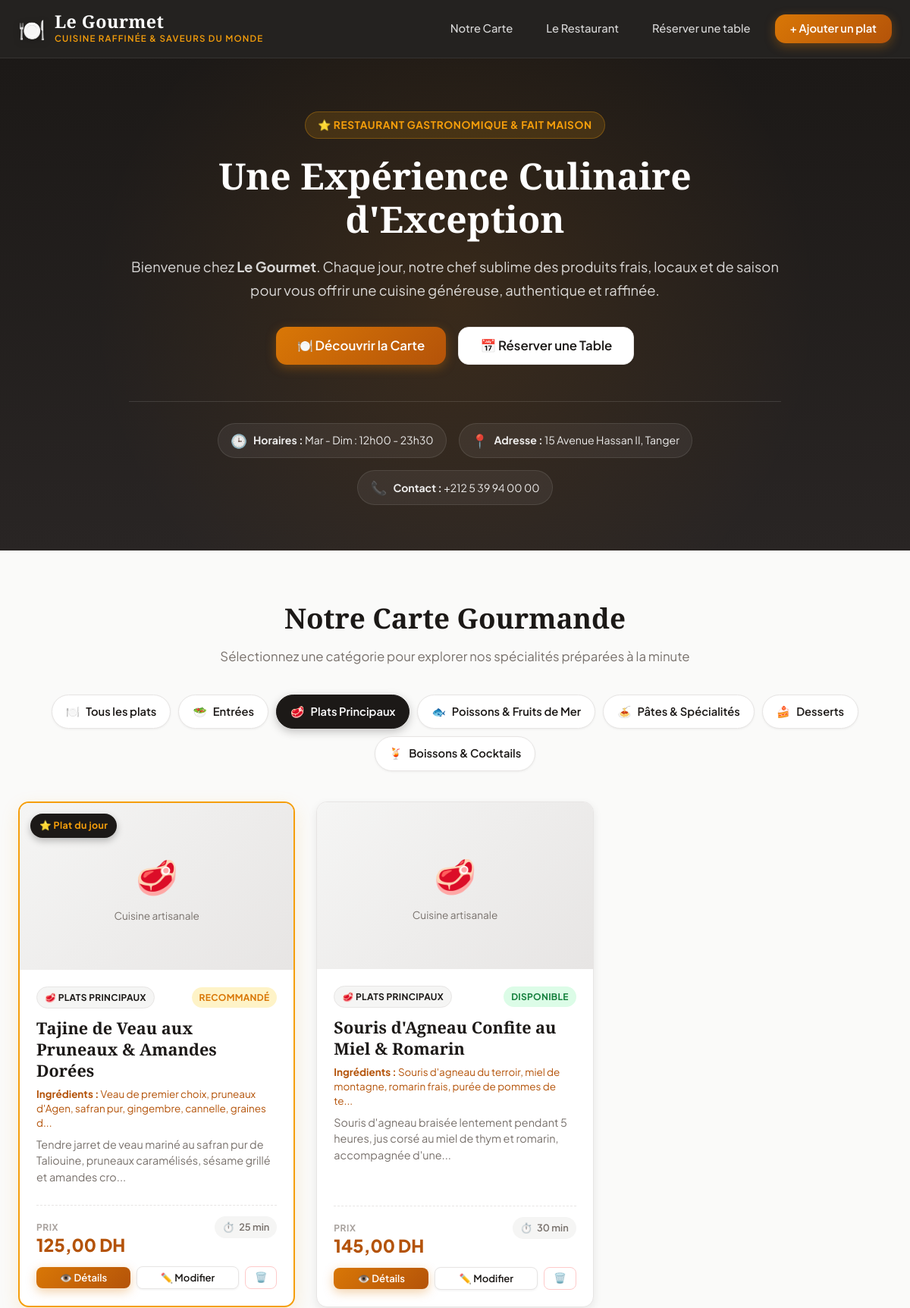
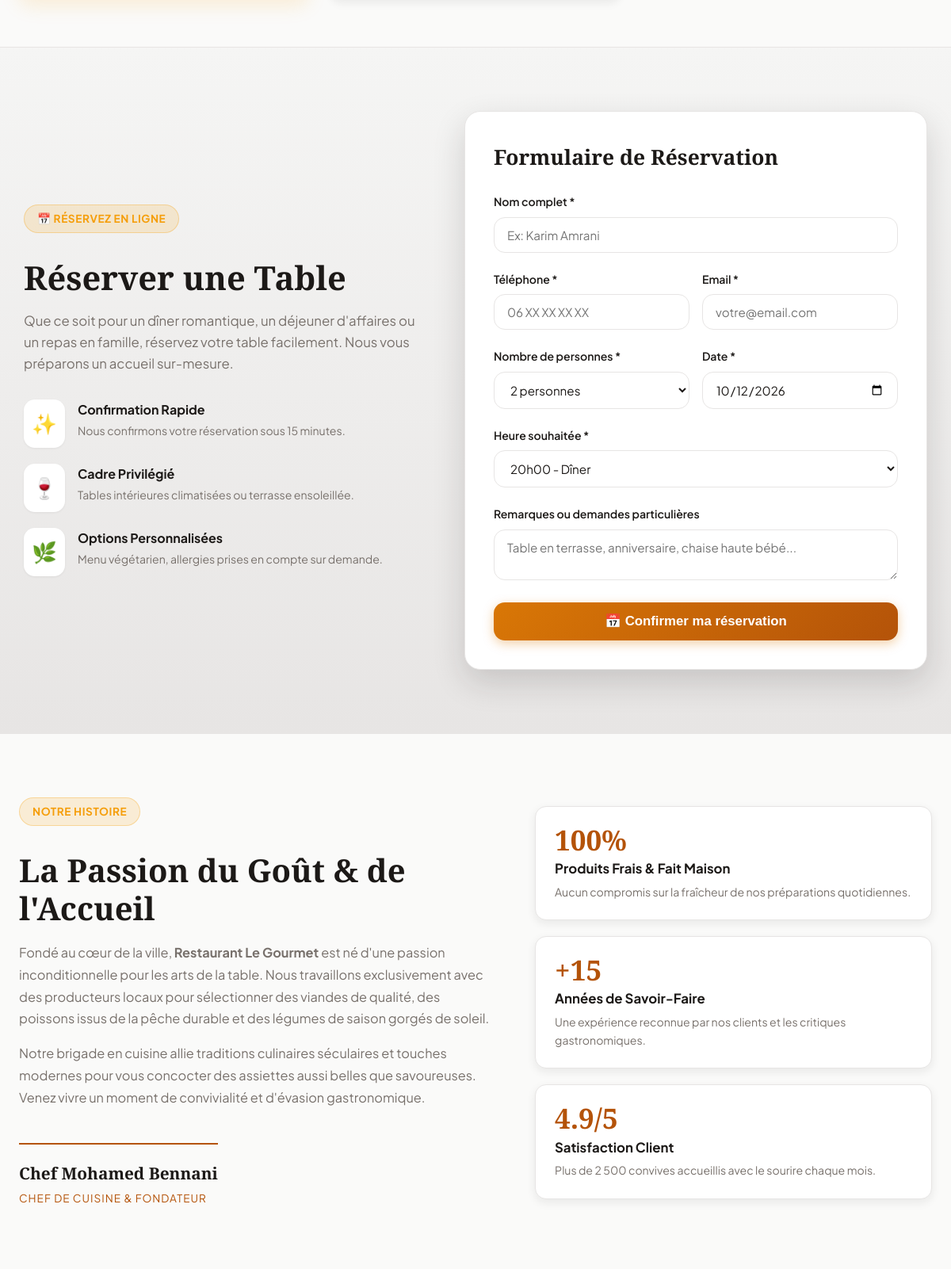
Screenshot of /Gestion-Restaurant/index.php?categorie=2 (upper part) with the database file from the repository (2 pictures, top to bottom).
### tables this page shows
CREATE TABLE categorie_plat (
    id_categorie INT AUTO_INCREMENT PRIMARY KEY,
    nom_categorie VARCHAR(100) NOT NULL,
    icone VARCHAR(50) DEFAULT '🍽️',
    description VARCHAR(255) NULL
);

CREATE TABLE plat (
    id_plat INT AUTO_INCREMENT PRIMARY KEY,
    nom VARCHAR(150) NOT NULL,
    description TEXT,
    ingredients TEXT,
    prix DECIMAL(10,2) NOT NULL,
    temps_prep INT DEFAULT 15,
    image VARCHAR(255) NULL,
    statut ENUM('disponible', 'plat_du_jour', 'epuise') DEFAULT 'disponible',
    id_utilisateur INT NOT NULL,
    id_categorie INT NOT NULL,
    date_creation DATETIME DEFAULT CURRENT_TIMESTAMP,
    FOREIGN KEY (id_utilisateur) REFERENCES utilisateur(id_utilisateur) ON DELETE RESTRICT,
    FOREIGN KEY (id_categorie) REFERENCES categorie_plat(id_categorie) ON DELETE CASCADE
);

### Gestion-Restaurant/index.php (the view, shortened to what this page needs)
<?php
require_once "connexion.php";
$categories = $pdo->query("SELECT * FROM categorie_plat ORDER BY id_categorie ASC")->fetchAll();
$selectedCategory = isset($_GET['categorie']) ? (int)$_GET['categorie'] : 0;
$whereClause = "";
$params = [];
if ($selectedCategory > 0) {
    $whereClause = "WHERE p.id_categorie = ?";
    $params[] = $selectedCategory;
}
$sql = "SELECT p.*, c.nom_categorie, c.icone AS categorie_icone
        FROM plat p
        LEFT JOIN categorie_plat c ON p.id_categorie = c.id_categorie
        $whereClause
        ORDER BY (p.statut = 'plat_du_jour') DESC, p.id_plat DESC";
$stmt = $pdo->prepare($sql);
$stmt->execute($params);
$plats = $stmt->fetchAll();
$defaultIcons = [
    'Entrées'                   => '🥗',
    'Plats Principaux'          => '🥩',
    'Poissons & Fruits de Mer'  => '🐟',
    'Pâtes & Spécialités'       => '🍝',
    'Desserts'                  => '🍰',
    'Boissons & Cocktails'      => '🍹',
];
function getCatIcon($nom, $icone, $defaultIcons) {
    if (!empty($icone)) return $icone;
    return isset($defaultIcons[$nom]) ? $defaultIcons[$nom] : '🍽️';
}
?>
<!DOCTYPE html>
<html lang="fr">
<head>
    <link rel="stylesheet" href="style.css">
</head>
<body>
<header class="header">
    <div class="header-inner">
        <a href="index.php" class="logo">
            <span class="logo-icon">🍽️</span>
            <div>
                <span class="logo-title">Le Gourmet</span>
                <span class="logo-sub">Cuisine Raffinée & Saveurs du Monde</span>
            </div>
        </a>
        <nav class="nav">
            <a href="index.php#carte" class="nav-link">Notre Carte</a>
            <a href="index.php#apropos" class="nav-link">Le Restaurant</a>
            <a href="index.php#reservation" class="nav-link">Réserver une table</a>
            <a href="ajouter.php" class="btn btn-primary">+ Ajouter un plat</a>
        </nav>
    </div>
</header>
<section class="hero" id="hero">
    <div class="hero-content">
        <span class="hero-badge">⭐ Restaurant Gastronomique & Fait Maison</span>
        <h1 class="hero-title">Une Expérience Culinaire d'Exception</h1>
        <p class="hero-description">
            Bienvenue chez <strong>Le Gourmet</strong>. Chaque jour, notre chef sublime des produits frais, locaux et de saison pour vous offrir une cuisine généreuse, authentique et raffinée.
        </p>
        <div class="hero-actions">
            <a href="#carte" class="btn btn-primary btn-lg">🍽️ Découvrir la Carte</a>
            <a href="#reservation" class="btn btn-secondary btn-lg">📅 Réserver une Table</a>
        </div>
        <div class="hero-info-bar">
            <div class="info-pill">
                <span class="info-icon">🕒</span>
                <span><strong>Horaires :</strong> Mar - Dim : 12h00 - 23h30</span>
            </div>
            <div class="info-pill">
                <span class="info-icon">📍</span>
                <span><strong>Adresse :</strong> 15 Avenue Hassan II, Tanger</span>
            </div>
            <div class="info-pill">
                <span class="info-icon">📞</span>
                <span><strong>Contact :</strong> +212 5 39 94 00 00</span>
            </div>
        </div>
    </div>
</section>
<section class="section-menu" id="carte">
    <div class="section-header">
        <h2 class="section-title">Notre Carte Gourmande</h2>
        <p class="section-subtitle">Sélectionnez une catégorie pour explorer nos spécialités préparées à la minute</p>
    </div>
    <div class="category-filters">
        <a href="index.php#carte" class="category-pill <?= $selectedCategory === 0 ? 'active' : '' ?>">
            <span>🍽️</span>
            <span>Tous les plats</span>
        </a>
        <?php foreach ($categories as $cat): ?>
            <a href="index.php?categorie=<?= $cat['id_categorie'] ?>#carte" class="category-pill <?= $selectedCategory === (int)$cat['id_categorie'] ? 'active' : '' ?>">
                <span><?= getCatIcon($cat['nom_categorie'], $cat['icone'], $defaultIcons) ?></span>
                <span><?= htmlspecialchars($cat['nom_categorie']) ?></span>
            </a>
        <?php endforeach; ?>
    </div>
    <?php if (empty($plats)): ?>
    <div class="empty-state">
        <div class="empty-state-icon">🍳</div>
        <h3>Aucun plat trouvé</h3>
        <p><?= $selectedCategory > 0 ? 'Aucun plat n\'est encore enregistré dans cette catégorie.' : 'La carte est actuellement vide. Commencez par ajouter vos premiers plats !' ?></p>
        <?php if ($selectedCategory > 0): ?>
            <a href="index.php#carte" class="btn btn-secondary" style="margin-right:8px;">Voir tous les plats</a>
        <?php endif; ?>
        <a href="ajouter.php" class="btn btn-primary btn-lg">+ Ajouter un plat</a>
    </div>
    <?php else: ?>
    <div class="dishes-grid">
        <?php foreach ($plats as $plat): ?>
        <div class="card <?= $plat['statut'] === 'plat_du_jour' ? 'card-highlight' : '' ?>">
            <a href="plat.php?id=<?= $plat['id_plat'] ?>" class="card-image-link" title="Voir les détails de <?= htmlspecialchars($plat['nom']) ?>">
                <?php if (!empty($plat['image']) && file_exists($plat['image'])): ?>
                    <img src="<?= htmlspecialchars($plat['image']) ?>" alt="<?= htmlspecialchars($plat['nom']) ?>" class="card-image">
                <?php else: ?>
                    <div class="card-image-placeholder">
                        <span style="font-size: 2.8rem;"><?= getCatIcon($plat['nom_categorie'], $plat['categorie_icone'], $defaultIcons) ?></span>
                        <span style="font-size: 0.85rem; color: var(--text-muted); margin-top: 6px;">Cuisine artisanale</span>
                    </div>
                <?php endif; ?>
                <?php if ($plat['statut'] === 'plat_du_jour'): ?>
                    <div class="card-badge-top">⭐ Plat du jour</div>
                <?php endif; ?>
            </a>
            <div class="card-body">
                <div class="card-meta-top">
                    <?php if (!empty($plat['nom_categorie'])): ?>
                        <span class="badge badge-category">
                            <?= getCatIcon($plat['nom_categorie'], $plat['categorie_icone'], $defaultIcons) ?> <?= htmlspecialchars($plat['nom_categorie']) ?>
                        </span>
                    <?php else: ?>
                        <span></span>
                    <?php endif; ?>
                    <?php if ($plat['statut'] === 'plat_du_jour'): ?>
                        <span class="badge badge-special">Recommandé</span>
                    <?php elseif ($plat['statut'] === 'disponible'): ?>
                        <span class="badge badge-available">Disponible</span>
                    <?php else: ?>
                        <span class="badge badge-out">Épuisé</span>
                    <?php endif; ?>
                </div>
                <h3 class="card-title">
                    <a href="plat.php?id=<?= $plat['id_plat'] ?>" class="card-title-link">
                        <?= htmlspecialchars($plat['nom']) ?>
                    </a>
                </h3>
                <?php if (!empty($plat['ingredients'])): ?>
                    <p class="card-ingredients">
                        <strong>Ingrédients :</strong> <?= htmlspecialchars(mb_strimwidth($plat['ingredients'], 0, 85, '...')) ?>
                    </p>
                <?php endif; ?>
                <p class="card-description">
                    <?= htmlspecialchars(mb_strimwidth($plat['description'] ?? '', 0, 110, '...')) ?>
                </p>
                <div class="price-section">
                    <div class="price-block">
                        <span class="price-label">Prix</span>
                        <span class="price-value"><?= number_format($plat['prix'], 2, ',', ' ') ?> DH</span>
                    </div>
                    <?php if (!empty($plat['temps_prep'])): ?>
                    <div class="prep-block">
                        <span class="prep-icon">⏱️</span>
                        <span class="prep-text"><?= (int)$plat['temps_prep'] ?> min</span>
                    </div>
                    <?php endif; ?>
                </div>
                <div class="card-actions">
                    <a href="plat.php?id=<?= $plat['id_plat'] ?>" class="btn btn-primary btn-sm">👁️ Détails</a>
                    <a href="modifier.php?id=<?= $plat['id_plat'] ?>" class="btn btn-secondary btn-sm">✏️ Modifier</a>
                    <button type="button" class="btn btn-outline-danger btn-sm" onclick="confirmDelete(<?= $plat['id_plat'] ?>, '<?= addslashes(htmlspecialchars($plat['nom'])) ?>')">🗑️</button>
                </div>
            </div>
        </div>
        <?php endforeach; ?>
    </div>
    <?php endif; ?>
</section>
<section class="section-reservation" id="reservation">
    <div class="reservation-box">
        <div class="reservation-intro">
            <span class="hero-badge">📅 Réservez en ligne</span>
            <h2>Réserver une Table</h2>
            <p>
                Que ce soit pour un dîner romantique, un déjeuner d'affaires ou un repas en famille, réservez votre table facilement. Nous vous préparons un accueil sur-mesure.
            </p>
            <div class="reservation-perks">
                <div class="perk-item">
                    <span>✨</span>
                    <div>
                        <strong>Confirmation Rapide</strong>
                        <p>Nous confirmons votre réservation sous 15 minutes.</p>
                    </div>
                </div>
                <div class="perk-item">
                    <span>🍷</span>
                    <div>
                        <strong>Cadre Privilégié</strong>
                        <p>Tables intérieures climatisées ou terrasse ensoleillée.</p>
                    </div>
                </div>
                <div class="perk-item">
                    <span>🌿</span>
                    <div>
                        <strong>Options Personnalisées</strong>
                        <p>Menu végétarien, allergies prises en compte sur demande.</p>
                    </div>
                </div>
            </div>
        </div>
        <div class="reservation-form-card">
            <h3>Formulaire de Réservation</h3>
            <form action="reserver.php" method="POST">
                <div class="form-group">
                    <label for="nom_client">Nom complet *</label>
                    <input type="text" id="nom_client" name="nom_client" placeholder="Ex: Karim Amrani" required>
                </div>
                <div class="form-row">
                    <div class="form-group">
                        <label for="telephone">Téléphone *</label>
                        <input type="tel" id="telephone" name="telephone" placeholder="06 XX XX XX XX" required>
                    </div>
                    <div class="form-group">
                        <label for="email">Email *</label>
                        <input type="email" id="email" name="email" placeholder="votre@email.com" required>
                    </div>
                </div>
                <div class="form-row">
                    <div class="form-group">
                        <label for="nb_personnes">Nombre de personnes *</label>
                        <select id="nb_personnes" name="nb_personnes" required>
                            <option value="2" selected>2 personnes</option>
                        </select>
                    </div>
                    <div class="form-group">
                        <label for="date_reservation">Date *</label>
                        <input type="date" id="date_reservation" name="date_reservation" min="<?= date('Y-m-d') ?>" value="<?= date('Y-m-d') ?>" required>
                    </div>
                </div>
                <div class="form-group">
                    <label for="heure_reservation">Heure souhaitée *</label>
                    <select id="heure_reservation" name="heure_reservation" required>
                        <option value="20:00" selected>20h00 - Dîner</option>
                    </select>
                </div>
                <div class="form-group">
                    <label for="remarques">Remarques ou demandes particulières</label>
                    <textarea id="remarques" name="remarques" rows="2" placeholder="Table en terrasse, anniversaire, chaise haute bébé..."></textarea>
                </div>
                <button type="submit" class="btn btn-primary btn-block btn-lg">
                    📅 Confirmer ma réservation
                </button>
            </form>
        </div>
    </div>
</section>
<section class="section-about" id="apropos">
    <div class="about-grid">
        <div class="about-text">
            <span class="hero-badge">Notre Histoire</span>
            <h2>La Passion du Goût & de l'Accueil</h2>
            <p>
                Fondé au cœur de la ville, <strong>Restaurant Le Gourmet</strong> est né d'une passion inconditionnelle pour les arts de la table. Nous travaillons exclusivement avec des producteurs locaux pour sélectionner des viandes de qualité, des poissons issus de la pêche durable et des légumes de saison gorgés de soleil.
            </p>
            <p>
                Notre brigade en cuisine allie traditions culinaires séculaires et touches modernes pour vous concocter des assiettes aussi belles que savoureuses. Venez vivre un moment de convivialité et d'évasion gastronomique.
            </p>
            <div class="chef-signature">
                <strong>Chef Mohamed Bennani</strong>
                <span>Chef de Cuisine & Fondateur</span>
            </div>
        </div>
        <div class="about-highlights">
            <div class="highlight-card">
                <span class="highlight-number">100%</span>
                <span class="highlight-title">Produits Frais & Fait Maison</span>
                <p>Aucun compromis sur la fraîcheur de nos préparations quotidiennes.</p>
            </div>
            <div class="highlight-card">
                <span class="highlight-number">+15</span>
                <span class="highlight-title">Années de Savoir-Faire</span>
                <p>Une expérience reconnue par nos clients et les critiques gastronomiques.</p>
            </div>
            <div class="highlight-card">
                <span class="highlight-number">4.9/5</span>
                <span class="highlight-title">Satisfaction Client</span>
                <p>Plus de 2 500 convives accueillis avec le sourire chaque mois.</p>
            </div>
        </div>
    </div>
</section>
</body>
</html>

### rows the page displays
categorie_plat: icone "🥗", nom_categorie "Entrées"
categorie_plat: icone "🥩", nom_categorie "Plats Principaux"
categorie_plat: icone "🐟", nom_categorie "Poissons & Fruits de Mer"
categorie_plat: icone "🍝", nom_categorie "Pâtes & Spécialités"
categorie_plat: icone "🍰", nom_categorie "Desserts"
categorie_plat: icone "🍹", nom_categorie "Boissons & Cocktails"
plat: id_categorie.icone "🥩", statut "⭐ Plat du jour", id_categorie.nom_categorie "PLATS PRINCIPAUX", nom "Tajine de Veau aux Pruneaux & Amandes Dorées", ingredients "Veau de premier choix, pruneaux d'Agen, safran pur, gingembre, cannelle, graines d...", description "Tendre jarret de veau mariné au safran pur de Taliouine, pruneaux caramélisés, sésame grillé et amandes cro...", prix "125,00", temps_prep "25"
plat: id_categorie.icone "🥩", id_categorie.nom_categorie "PLATS PRINCIPAUX", statut "DISPONIBLE", nom "Souris d'Agneau Confite au Miel & Romarin", ingredients "Souris d'agneau du terroir, miel de montagne, romarin frais, purée de pommes de te...", description "Souris d'agneau braisée lentement pendant 5 heures, jus corsé au miel de thym et romarin, accompagnée d'une...", prix "145,00", temps_prep "30"
